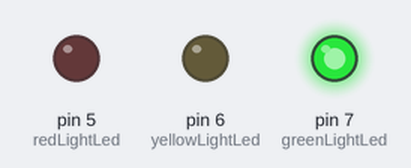
A sketch run on a simulated Arduino Uno, built with avr-gcc and run on an emulated ATmega328P. Parts: output pins drawn as LEDs (lit = HIGH).

Above: at 1.5 s.
At 3.5 s:
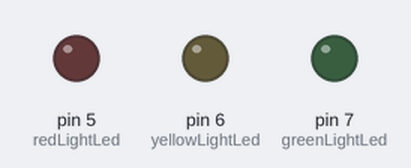
At 5.5 s:
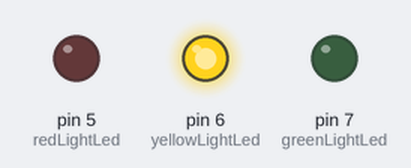
At 7.0 s:
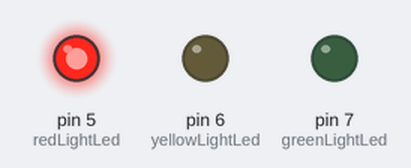
Timing chart, 0 to 10.4 s (numbered marks = the images above):
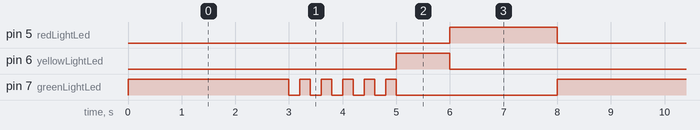

Measured:
- by itself, pin 5 (redLightLed): alternates HIGH for 2.0 s and LOW for 6.0 s
- by itself, pin 6 (yellowLightLed): alternates HIGH for 1.0 s and LOW for 7.0 s
- by itself, pin 7 (greenLightLed): repeats every 8.0 s: 5 × (LOW 0.20 s, HIGH 0.20 s), LOW 3.0 s, HIGH 3.0 s

The sketch:

004._TrafficLight.ino
```cpp
byte redLightLed = 5;
byte yellowLightLed = 6;
byte greenLightLed = 7;

void setup() {
  Serial.begin(9600);
  pinMode(redLightLed, OUTPUT);
  pinMode(yellowLightLed, OUTPUT);
  pinMode(greenLightLed, OUTPUT);
}

void loop() {
  digitalWrite(greenLightLed, HIGH);
  delay(3000);

  for(int i = 0 ; i < 5 ; i++) {
    digitalWrite(greenLightLed, LOW);
    delay(200);
    digitalWrite(greenLightLed, HIGH);
    delay(200);
  }
  digitalWrite(greenLightLed, LOW);

  digitalWrite(yellowLightLed, HIGH);
  delay(1000);
  digitalWrite(yellowLightLed, LOW);

  digitalWrite(redLightLed, HIGH);
  delay(2000);
  digitalWrite(redLightLed, LOW);
}
```
